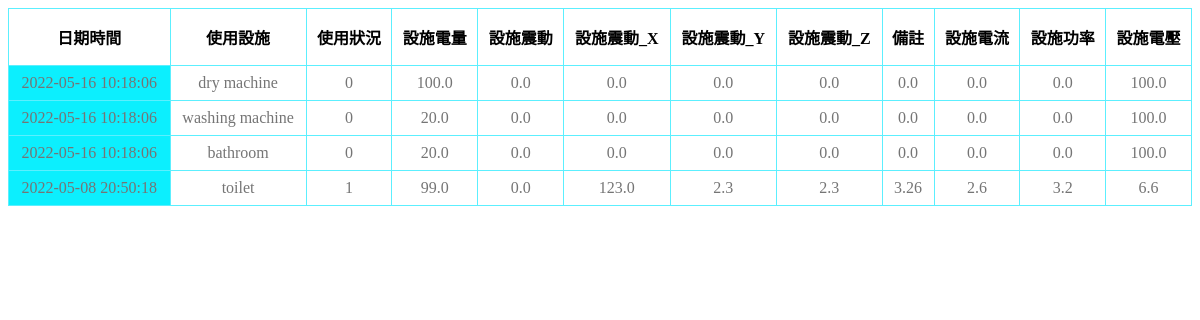
Page /dorm/info/ on the committed database.
### dorm/models.py (models this page shows, shortened)
class facilities(models.Model):
	Date = models.CharField(max_length = 30)
	facilities_name = models.CharField(max_length = 20)
	facilities_useage = models.CharField(max_length = 10)
	battery = models.FloatField()
	Acce_X = models.FloatField()
	Acce_Y = models.FloatField()
	Acce_Z = models.FloatField()
	Acce = models.FloatField()
	Temp = models.FloatField()
	Current = models.FloatField()
	Voltage = models.FloatField()
	Power = models.FloatField()

### dorm/views.py (the view)
# urls.py: path('info/', views.FacilitiesViewSet.get, name='dorm'),
    def get(request):
        template_name = 'dorm.html'
        queryset = facilities.objects.all()
        return render(request, template_name, {"context":queryset})

### dorm/templates/dorm.html (shortened to what this page needs)
<!DOCTYPE html>
<html lang="en">
<head>
    {% load static %}
    <link rel="stylesheet" href="{% static '/css/dorm.css' %}">
</head>
<body>
    {% load static %}
    <table>
        <thead>
            <tr>
                <th>日期時間</th>
                <th>使用設施</th>
                <th>使用狀況</th>
                <th>設施電量</th>
                <th>設施震動</th>
                <th>設施震動_X</th>
                <th>設施震動_Y</th>
                <th>設施震動_Z</th>
                <th>備註</th>
                <th>設施電流</th>
                <th>設施功率</th>
                <th>設施電壓</th>
            </tr>
        </thead>
        <tbody>
            {% for data in context%}
                <tr>
                    <td class='date'>{{ data.Date }}</td>
                    <td class='facilities name'>{{ data.facilities_name }}</td>
                    <td class='facilities useage'>{{ data.facilities_useage }}</td>
                    <td class='facilities battery'>{{ data.battery }}</td>
                    <td class='facilities Acce'>{{ data.Acce }}</td>
                    <td class='facilities Acce_X'>{{ data.Acce_X }}</td>
                    <td class='facilities Acce_Y'>{{ data.Acce_Y }}</td>
                    <td class='facilities Acce_Z'>{{ data.Acce_Z }}</td>
                    <td class='facilities Temp'>{{ data.Temp }}</td>
                    <td class='facilities Current'>{{ data.Current }}</td>
                    <td class='facilities Power'>{{ data.Power }}</td>
                    <td class='facilities Voltage'>{{ data.Voltage }}</td>
                </tr>
            {% endfor%}
        </tbody>
    </table>
</body>
</html>

### dorm/static/css/dorm.css (style rules this page uses)
table { border: 0; border-collapse: collapse; border-radius: 8px; width: 100%; }
th { border: solid 1px #5ceffe; padding: 16px 8px; }
td { border: solid 1px #5ceffe; text-align: center; padding: 8px; color: #757575; }
.date { background-color: #0ceffe; }

### rows in the picture
facilities: Date "2022-05-16 10:18:06", facilities_name "dry machine", facilities_useage "0", battery "100.0", Acce "0.0", Acce_X "0.0", Acce_Y "0.0", Acce_Z "0.0", Temp "0.0", Current "0.0", Power "0.0", Voltage "100.0"
facilities: Date "2022-05-16 10:18:06", facilities_name "washing machine", facilities_useage "0", battery "20.0", Acce "0.0", Acce_X "0.0", Acce_Y "0.0", Acce_Z "0.0", Temp "0.0", Current "0.0", Power "0.0", Voltage "100.0"
facilities: Date "2022-05-16 10:18:06", facilities_name "bathroom", facilities_useage "0", battery "20.0", Acce "0.0", Acce_X "0.0", Acce_Y "0.0", Acce_Z "0.0", Temp "0.0", Current "0.0", Power "0.0", Voltage "100.0"
facilities: Date "2022-05-08 20:50:18", facilities_name "toilet", facilities_useage "1", battery "99.0", Acce "0.0", Acce_X "123.0", Acce_Y "2.3", Acce_Z "2.3", Temp "3.26", Current "2.6", Power "3.2", Voltage "6.6"
